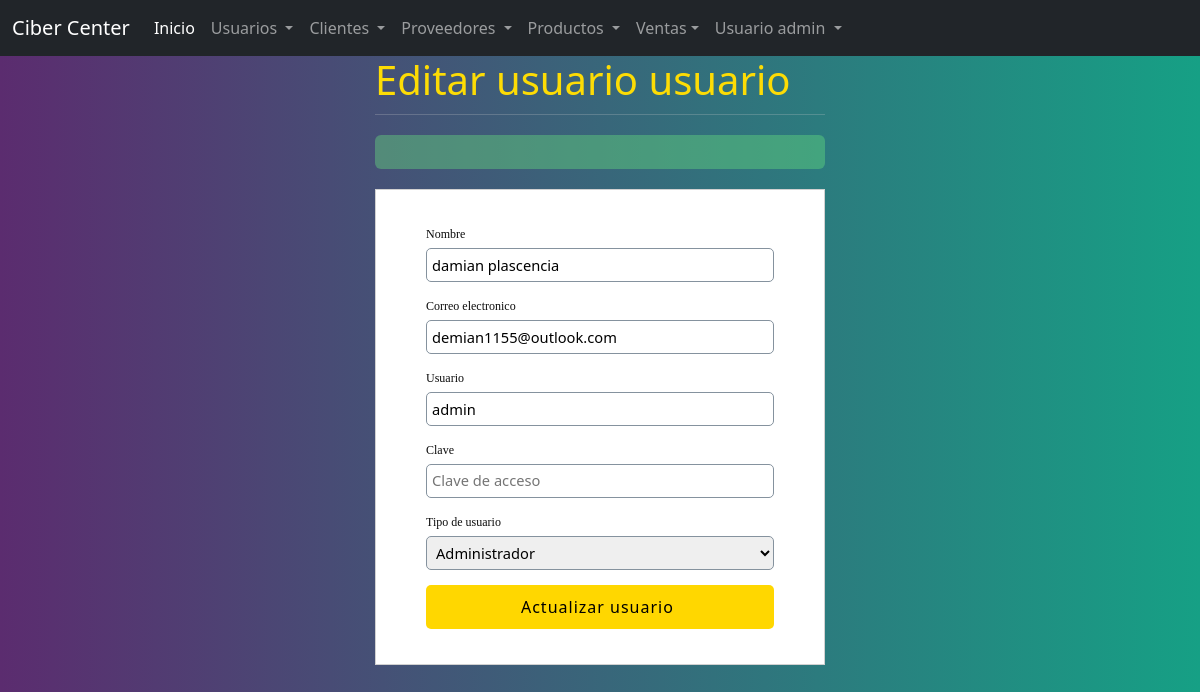
/sistema/editar_usuario.php?id=1 (signed in), run on the app's committed database.
### tables this page shows
CREATE TABLE `usuario` (
  `idusuario` int(11) NOT NULL,
  `nombre` varchar(50) DEFAULT NULL,
  `correo` varchar(100) DEFAULT NULL,
  `usuario` varchar(15) DEFAULT NULL,
  `clave` varchar(100) DEFAULT NULL,
  `rol` int(11) DEFAULT NULL,
  `estatus` int(11) NOT NULL DEFAULT 1
);

CREATE TABLE `rol` (
  `idrol` int(11) NOT NULL,
  `rol` varchar(20) DEFAULT NULL
);

### sistema/editar_usuario.php (the view, shortened to what this page needs)
<?php
include "../conexion.php";
$iduser = $_GET['id'];
$sql = mysqli_query($conection, "SELECT u.idusuario, u.nombre, u.correo, u.usuario, (u.rol) as idrol,  (r.rol) as rol
                                            FROM usuario u
                                            INNER JOIN rol r
                                            on u.rol = r.idrol
                                            where idusuario= $iduser");
$result_sql = mysqli_num_rows($sql);
if ($result_sql == 0) {
    header('location: lista_usuarios.php');
} else {
    $option = '';
    while ($data = mysqli_fetch_array($sql)) {
        $nombre = $data['nombre'];
        $correo = $data['correo'];
        $usuario = $data['usuario'];
        $idrol = $data['idrol'];
        $rol = $data['rol'];
        if ($idrol == 1) {
            $option = ' <option value="'.$idrol.'"select>'.$rol.'</option>';
        } else if ($idrol == 2) {
            $option = ' <option value="'.$idrol.'"select>'.$rol.'</option>';
        } else if ($idrol == 3) {
            $option = ' <option value="'.$idrol.'"select>'.$rol.'</option>';
        }
    }
}
?>
<html lang="en">
<head>
    <link rel="stylesheet" type="text/css" href="./css/style.css">
    <?php include "includes/scripts.php" ?>
</head>
<body>
    <?php include "includes/header.php"; ?>
    <section id="container">
        <div class="form_register">
            <h1>Editar usuario usuario</h1>
            <hr>
            <div class="alert"><?php echo isset($alert) ? $alert : ''; ?></div>
            <form action="" method="post">
                <label for="nombre">Nombre</label>
                <input type="text" name="nombre" id="nombre" placeholder="Nombre completo" value="<?php echo $nombre; ?>">
                <label for="correo">Correo electronico</label>
                <input type="email" name="correo" id="correo" placeholder="Correo electronico" value="<?php echo $correo; ?>">
                <label for="usuario">Usuario</label>
                <input type="text" name="usuario" id="usuario" placeholder="Usuario" value="<?php echo $usuario; ?>">
                <label for="clave">Clave</label>
                <input type="password" name="clave" id="clave" placeholder="Clave de acceso">
                <label for="rol">Tipo de usuario</label>
                <select name="rol" id="rol" class="notItemOne">
                    <?php
                    echo $option;
                    ?>
                </select>
                <input type="submit" value="Actualizar usuario " class="btn_save">
            </form>
        </div>
    </section>
</body>
</html>

### sistema/css/style.css (style rules this page uses)
.form_register { width: 450px; margin: auto; }
.form_register { color: #0c0c0c; }
hr { border: 0; background: #ccc; height: 1px; margin: 10px 0; display: block; }
h1,h4 { color: #fddc05; }
form { background: #fff; margin: auto; padding: 20px 50px; border: 1px solid #d1d1d1; }
label { display: block; font-size: 12px; font-family: 'GothamBook'; margin: 15px auto 5px auto; }
input,select { display: block; width: 100%; font-size: 11pt; padding: 5px; border: 1px solid #85929e; border-radius: 5px; }
.btn_save { font-size: 12pt; background: #ffd700; padding: 10px; color: #000000; letter-spacing: 1px; border: 0; cursor: pointer; margin: 15px auto; }
.alert { width: 100%; background: #66e07d66; border-radius: 6px; margin: 20px auto; }

### sistema/editar_usuario.php (style rules this page uses)
body { background:#BB1E19; background: linear-gradient(to right,#5B2C6F, #16A085) }

### data on the page
usuario: nombre "damian plascencia", correo "demian1155@outlook.com", usuario "admin", rol "Administrador"

### other printed values
$_SESSION['usuario'] "admin"
